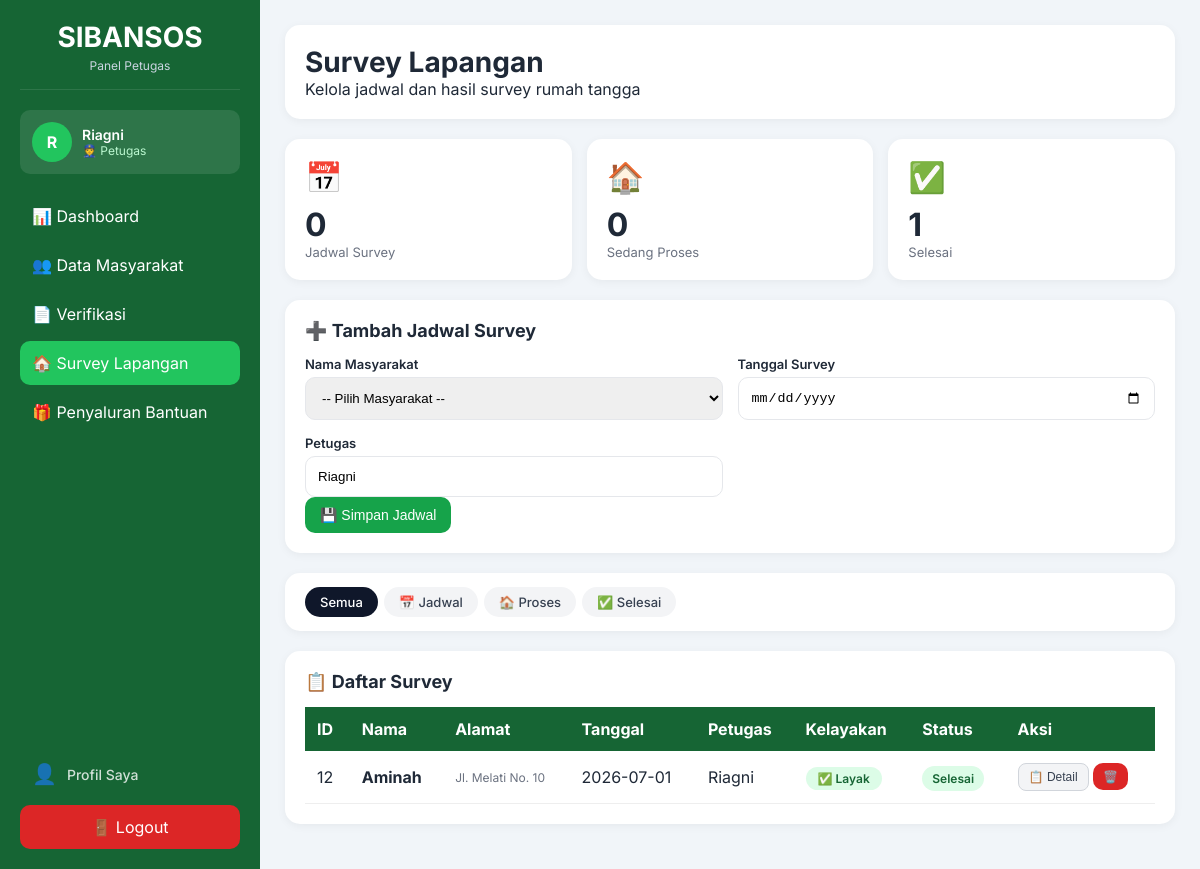
/petugas/survey.php (signed in), run on the app's committed database.
### tables this page shows
CREATE TABLE `survey` (
  `id_survey` int(11) NOT NULL,
  `id_pengajuan` int(11) NOT NULL,
  `id_masyarakat` char(16) NOT NULL,
  `tanggal_survey` date DEFAULT NULL,
  `petugas` varchar(100) DEFAULT NULL,
  `hasil_survey` text DEFAULT NULL,
  `status` enum('jadwal','proses','selesai') DEFAULT 'jadwal',
  `created_at` timestamp NOT NULL DEFAULT current_timestamp(),
  `foto_rumah` varchar(255) DEFAULT NULL,
  `jumlah_tanggungan` int(11) DEFAULT NULL,
  `penghasilan` decimal(12,2) DEFAULT NULL,
  `catatan` text DEFAULT NULL,
  `rekomendasi` text DEFAULT NULL,
  `kelayakan` enum('layak','tidak_layak') DEFAULT NULL
);

CREATE TABLE `masyarakat` (
  `nik` char(16) NOT NULL,
  `nama` varchar(100) NOT NULL,
  `alamat` text DEFAULT NULL,
  `pekerjaan` varchar(100) DEFAULT NULL,
  `penghasilan` decimal(12,2) DEFAULT NULL,
  `tanggungan` int(11) DEFAULT 0,
  `kondisi_rumah` varchar(100) DEFAULT NULL,
  `no_hp` varchar(20) DEFAULT NULL,
  `foto` varchar(255) DEFAULT NULL,
  `status` enum('aktif','nonaktif') DEFAULT 'aktif',
  `status_rumah` varchar(50) DEFAULT NULL
);

### petugas/survey.php (the view, shortened to what this page needs)
<?php
$filterStatus = $_GET['status'] ?? '';
$whereFilter  = $filterStatus
    ? "WHERE s.status='".mysqli_real_escape_string($conn,$filterStatus)."'"
    : '';
$data = mysqli_query($conn, "
    SELECT s.*, m.nama, m.alamat, m.no_hp
    FROM   survey s
    LEFT JOIN masyarakat m ON s.id_masyarakat = m.nik
    $whereFilter
    ORDER BY s.id_survey DESC
");
$jadwal  = (int)(mysqli_fetch_assoc(mysqli_query($conn, "SELECT COUNT(*) AS total FROM survey WHERE status='jadwal'"))['total']  ?? 0);
$proses  = (int)(mysqli_fetch_assoc(mysqli_query($conn, "SELECT COUNT(*) AS total FROM survey WHERE status='proses'"))['total']  ?? 0);
$selesai = (int)(mysqli_fetch_assoc(mysqli_query($conn, "SELECT COUNT(*) AS total FROM survey WHERE status='selesai'"))['total'] ?? 0);
?>
<!DOCTYPE html>
<html lang="id">
<head>
    <link rel="stylesheet" href="petugas_style.css">
</head>
<body>
<?php include '_sidebar.php'; ?>
<div class="main">
    <div class="page-header">
        <div>
            <h1>Survey Lapangan</h1>
            <p>Kelola jadwal dan hasil survey rumah tangga</p>
        </div>
    </div>
    <div class="stats-grid">
        <div class="stat-card yellow">
            <div class="stat-icon">📅</div>
            <div class="stat-num"><?= $jadwal ?></div>
            <div class="stat-label">Jadwal Survey</div>
        </div>
        <div class="stat-card navy">
            <div class="stat-icon">🏠</div>
            <div class="stat-num"><?= $proses ?></div>
            <div class="stat-label">Sedang Proses</div>
        </div>
        <div class="stat-card green">
            <div class="stat-icon">✅</div>
            <div class="stat-num"><?= $selesai ?></div>
            <div class="stat-label">Selesai</div>
        </div>
    </div>
    <div class="card">
        <div class="card-title">➕ Tambah Jadwal Survey</div>
        <form method="POST">
            <div class="form-grid">
                <div class="field">
                    <label>Nama Masyarakat</label>
                    <select name="id_masyarakat" required>
                        <option value="">-- Pilih Masyarakat --</option>
                    </select>
                </div>
                <div class="field">
                    <label>Tanggal Survey</label>
                    <input type="date" name="tanggal_survey" min="<?= date('Y-m-d') ?>" required>
                </div>
                <div class="field">
                    <label>Petugas</label>
                    <input type="text" name="petugas"
                           value="<?= htmlspecialchars($_SESSION['nama']) ?>" readonly>
                </div>
            </div>
            <button type="submit" name="simpan" class="btn btn-green">💾 Simpan Jadwal</button>
        </form>
    </div>
    <div class="card" style="padding:14px 20px">
        <div class="filter-pill">
            <a href="survey.php"      class="<?= $filterStatus===''        ? 'active':'' ?>">Semua</a>
            <a href="?status=jadwal"  class="<?= $filterStatus==='jadwal'  ? 'active':'' ?>">📅 Jadwal</a>
            <a href="?status=proses"  class="<?= $filterStatus==='proses'  ? 'active':'' ?>">🏠 Proses</a>
            <a href="?status=selesai" class="<?= $filterStatus==='selesai' ? 'active':'' ?>">✅ Selesai</a>
        </div>
    </div>
    <div class="card">
        <div class="card-title">📋 Daftar Survey</div>
        <div class="table-wrap">
            <table>
                <tr>
                    <th>ID</th>
                    <th>Nama</th>
                    <th>Alamat</th>
                    <th>Tanggal</th>
                    <th>Petugas</th>
                    <th>Kelayakan</th>
                    <th>Status</th>
                    <th>Aksi</th>
                </tr>
                <?php
                $rows = [];
                while ($d = mysqli_fetch_assoc($data)) $rows[] = $d;
                if (empty($rows)): ?>
                <tr>
                    <td colspan="8" style="text-align:center;padding:24px;color:#9ca3af">
                        Tidak ada data survey
                    </td>
                </tr>
                <?php else: ?>
                <?php foreach ($rows as $d): $sid = (int)$d['id_survey']; ?>
                <tr>
                    <td><?= $sid ?></td>
                    <td><b><?= htmlspecialchars($d['nama'] ?? '-') ?></b></td>
                    <td style="font-size:12px;color:#6b7280;max-width:160px;white-space:normal">
                        <?= htmlspecialchars($d['alamat'] ?? '-') ?>
                    </td>
                    <td><?= $d['tanggal_survey'] ?></td>
                    <td><?= htmlspecialchars($d['petugas']) ?></td>
                    <td>
                        <?php if ($d['status'] === 'selesai'): ?>
                            <?php if (($d['kelayakan'] ?? '') === 'layak'): ?>
                                <span class="badge-layak">✅ Layak</span>
                            <?php elseif (($d['kelayakan'] ?? '') === 'tidak_layak'): ?>
                                <span class="badge-tdk-layak">❌ Tdk Layak</span>
                            <?php else: ?>
                                <span style="color:#9ca3af">—</span>
                            <?php endif; ?>
                        <?php else: ?>
                            <span style="color:#9ca3af">—</span>
                        <?php endif; ?>
                    </td>
                    <td>
                        <?php if ($d['status'] === 'jadwal'): ?>
                            <span class="badge badge-pending">Jadwal</span>
                        <?php elseif ($d['status'] === 'proses'): ?>
                            <span class="badge badge-navy">Proses</span>
                        <?php else: ?>
                            <span class="badge badge-diterima">Selesai</span>
                        <?php endif; ?>
                    </td>
                    <td style="white-space:nowrap">
                        <?php if ($d['status'] === 'selesai'): ?>
                            <button class="btn-ghost"
                                    onclick='bukaDetail(<?= json_encode([
                                        "id"      => $sid,
                                        "nama"    => $d['nama'] ?? '-',
                                        "alamat"  => $d['alamat'] ?? '-',
                                        "tgl"     => $d['tanggal_survey'],
                                        "petugas" => $d['petugas'],
                                        "hasil"   => $d['hasil_survey'] ?? '',
                                        "rek"     => $d['rekomendasi'] ?? '',
                                        "layak"   => $d['kelayakan'] ?? '',
                                        "fotos"   => json_decode($d['foto_rumah'] ?? '[]', true),
                                    ]) ?>)'>
                                📋 Detail
                            </button>
                        <?php endif; ?>
                        <a href="?hapus=<?= $sid ?>"
                           class="btn btn-red btn-sm"
                           onclick="return confirm('Hapus survey ini? Semua foto akan ikut terhapus.')">🗑️</a>
                    </td>
                </tr>
                <?php endforeach; ?>
                <?php endif; ?>
            </table>
        </div>
    </div>
</div>
</body>
</html>

### petugas/petugas_style.css (style rules this page uses)
* { margin:0; padding:0; box-sizing:border-box; }
:root { --primary:#166534; --primary2:#15803d; --primary3:#22c55e; --success:#16a34a; --danger:#dc2626; --warning:#f59e0b; --white:#ffffff; --bg:#f1f5f9; --border:#e5e7eb; --text:#1f2937; --muted:#6b7280; --sidebar-width:260px; }
body { font-family:'Inter',sans-serif; background:var(--bg); color:var(--text); display:flex; min-height:100vh; }
.main { margin-left:var(--sidebar-width); flex:1; padding:25px; }
.page-header { background:white; padding:20px; border-radius:15px; margin-bottom:20px; box-shadow:0 2px 10px rgba(0,0,0,.05); }
.page-header h1 { font-size:28px; }
.stats-grid { display:grid; grid-template-columns:repeat(auto-fit,minmax(220px,1fr)); gap:15px; margin-bottom:20px; }
.stat-card { background:white; border-radius:15px; padding:20px; box-shadow:0 2px 10px rgba(0,0,0,.05); }
.stat-icon { font-size:30px; margin-bottom:10px; }
.stat-num { font-size:32px; font-weight:700; }
.stat-label { color:var(--muted); font-size:13px; }
.card { background:white; border-radius:15px; padding:20px; margin-bottom:20px; box-shadow:0 2px 10px rgba(0,0,0,.05); }
.card-title { font-size:18px; font-weight:700; margin-bottom:15px; }
.form-grid { display:grid; grid-template-columns:1fr 1fr; gap:15px; }
.field { display:flex; flex-direction:column; }
.field label { margin-bottom:5px; font-size:13px; font-weight:600; }
.field input, .field select, .field textarea { padding:12px; border:1px solid var(--border); border-radius:10px; outline:none; }
.btn { display:inline-block; padding:10px 15px; border:none; border-radius:10px; text-decoration:none; cursor:pointer; font-size:14px; }
.btn-green { background:var(--success); color:white; }
.btn-red { background:var(--danger); color:white; }
.btn-sm { padding:6px 10px; font-size:12px; }
.table-wrap { overflow-x:auto; }
table { width:100%; border-collapse:collapse; }
table th { background:var(--primary); color:white; padding:12px; text-align:left; }
table td { padding:12px; border-bottom:1px solid #eee; }
.badge { padding:5px 10px; border-radius:20px; font-size:12px; font-weight:600; }
.badge-diterima { background:#dcfce7; color:#166534; }

### petugas/survey.php (style rules this page uses)
.btn-ghost { background:#f3f4f6; color:#374151; border:1px solid #d1d5db; padding:6px 10px; border-radius:8px; cursor:pointer; font-size:12px; text-decoration:none; display:inline-block; }
.badge-layak { background:#dcfce7; color:#166534; padding:4px 12px; border-radius:20px; font-size:12px; font-weight:600; }
.filter-pill { display:inline-flex; gap:6px; flex-wrap:wrap; }
.filter-pill a { padding:6px 14px; border-radius:20px; font-size:13px; font-weight:500; text-decoration:none; background:#f3f4f6; color:#374151; border:1.5px solid transparent; }
.filter-pill a.active { background:#0f172a; color:#fff; }

### data on the page
survey: id_survey "12", id_masyarakat.nama "Aminah", id_masyarakat.alamat "Jl. Melati No. 10", tanggal_survey "2026-07-01", petugas "Riagni", status "✅ Layak"

### other printed values
$inisial_sidebar "R"
$_SESSION['nama'] "Riagni"
$jadwal "0"
$proses "0"
$selesai "1"
